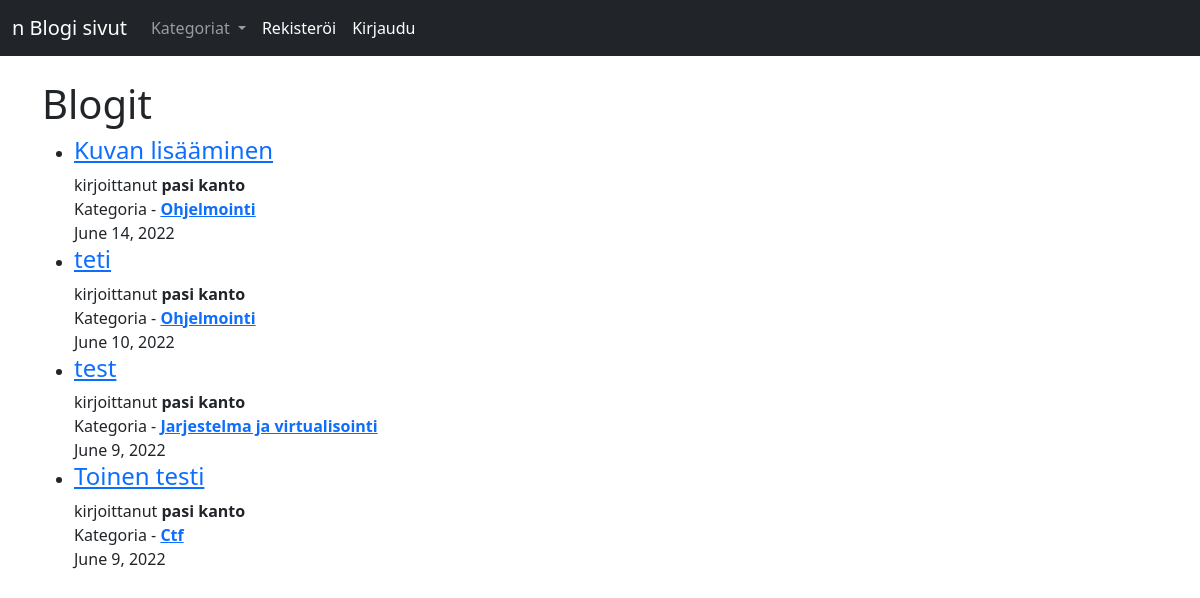
The page / on the database its author committed.
### blogi/models.py (models this page shows, shortened)
class Post(models.Model):
  title = models.CharField(max_length = 255)
  author = models.ForeignKey(User, on_delete= models.CASCADE)
  kategoria = models.CharField(max_length = 255, default = 'ei kategoriaa')
  body = RichTextField(blank = True, null = True)
  kuvan_malli = models.ImageField(null=True, blank=True, upload_to ='images/')#kuvan lisäys malli blogin teko sivulle
  julkaisu = models.DateField(auto_now_add= True)
  likes = models.ManyToManyField(User, related_name='blogi_posts')

### blogi/views.py (the view)
# urls.py: path('', HomeView.as_view(), name= 'home'),
class HomeView(ListView):
  model = Post
  template_name = 'home.html'
  kats = Kategoria.objects.all()
  ordering = ['-julkaisu']
  def get_context_data(self, *args, **kwargs):
    kat_lista = Kategoria.objects.all()
    context = super(HomeView, self).get_context_data(*args, **kwargs)
    context["kat_lista"] = kat_lista
    return context

### blogi/models.py (called while the page is built)
  def __str__(self):
    return self.nimi

### blogi/templates/home.html (shortened to what this page needs)
{%extends 'base.html'%}
{% block content%}
<br/>
<h1>Blogit</h1>
  <ul>
  {% for post in object_list %}
    <li><h4><a href="{%url 'artikkeli' post.pk%}">{{post.title}}</a></h4>kirjoittanut
    <strong>{{post.author.first_name}} {{post.author.last_name}}</strong><br/>
    Kategoria - <a href="{% url 'kategori' post.kategoria|slugify %}"><strong>{{post.kategoria}}</strong></a><br/>
    {{post.julkaisu}}<br/>
  {% endfor%}
</ul>
{%endblock%}

### rows shown on the page
Post: title "Kuvan lisääminen", author.first_name "pasi", author.last_name "kanto", kategoria "Ohjelmointi", julkaisu "June 14, 2022"
Post: title "teti", author.first_name "pasi", author.last_name "kanto", kategoria "Ohjelmointi", julkaisu "June 10, 2022"
Post: title "test", author.first_name "pasi", author.last_name "kanto", kategoria "Jarjestelma ja virtualisointi", julkaisu "June 9, 2022"
Post: title "Toinen testi", author.first_name "pasi", author.last_name "kanto", kategoria "Ctf", julkaisu "June 9, 2022"
